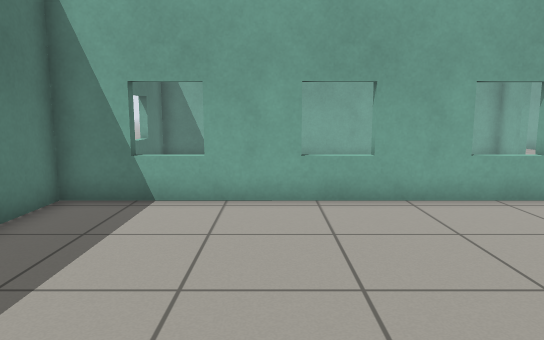
[1] (above)

24 first-person views from a walk through a world built for the Gazebo simulator. The camera is 0.94 m above the floor, tilts 8° down and sees 70° across. The floor is counted in squares, 0.5 m on a side. Each view is taken from the middle of a square. On the plan, view 1 faces up. The plan holds only what a view shows up to about 19 squares ahead; the rest is blank. The place goes on beyond the plan. Gazebo's built-in surfaces are drawn with simple patterns.

[2]
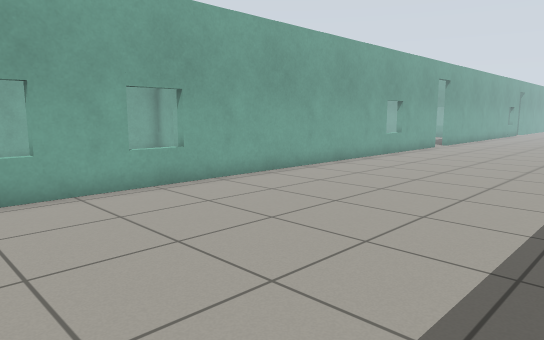

[3]
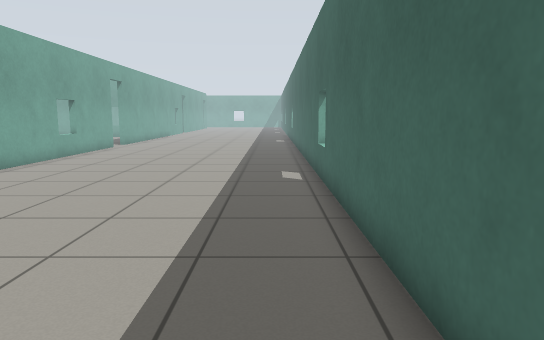

[4]
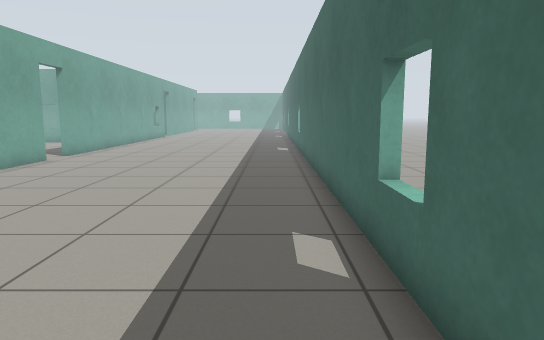

[5]
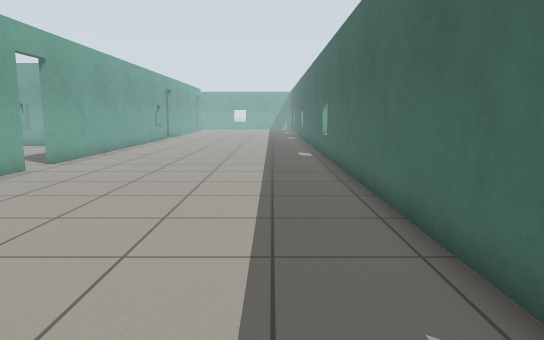

[6]
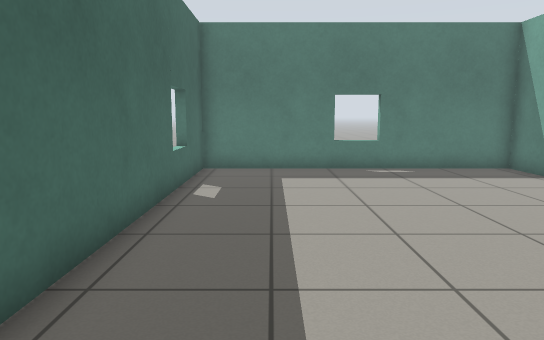

[7]
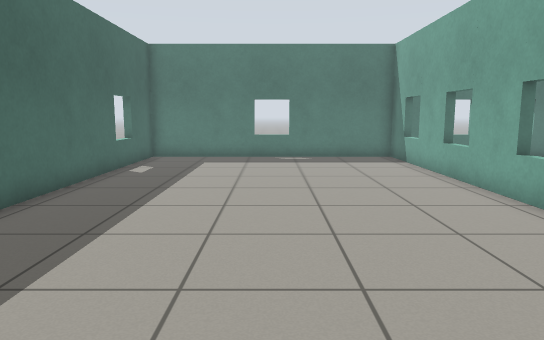

[8]
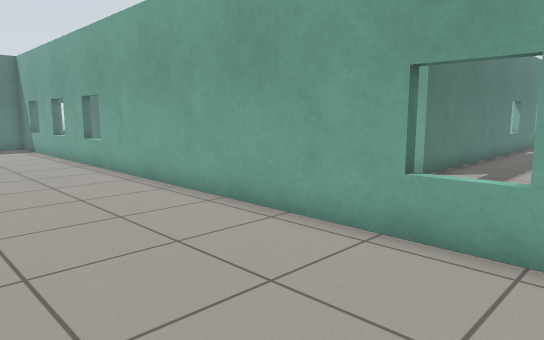

[9]
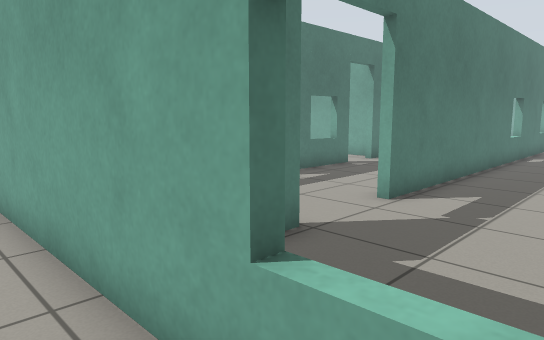

[10]
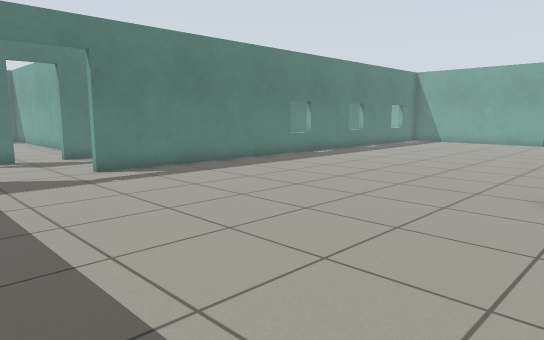

[11]
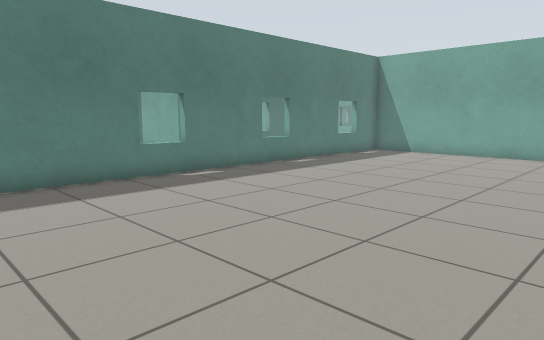

[12]
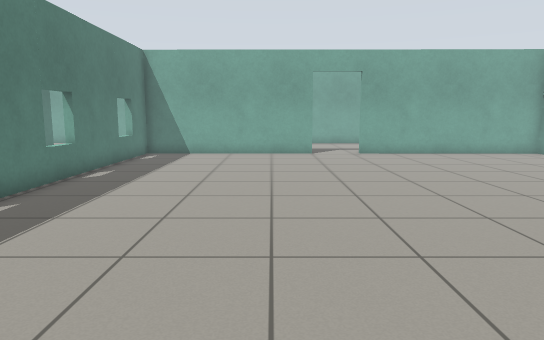

[13]
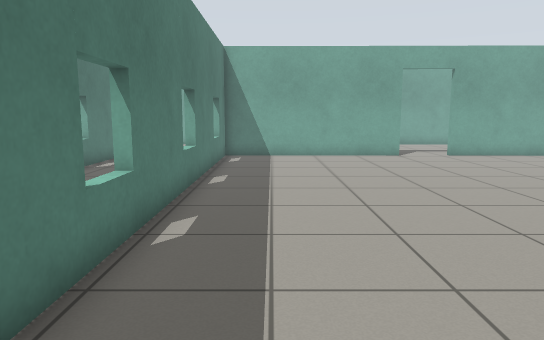

[14]
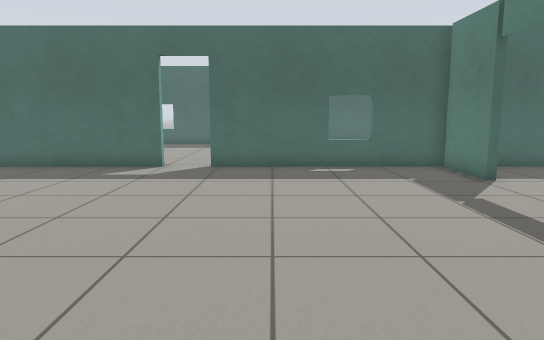

[15]
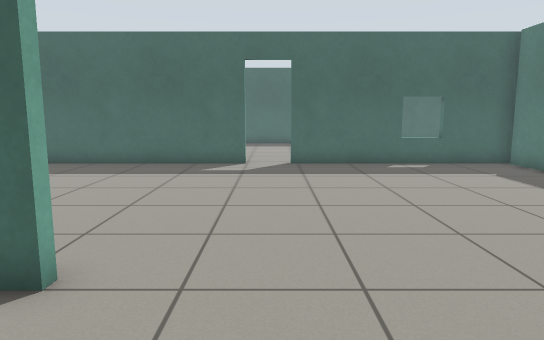

[16]
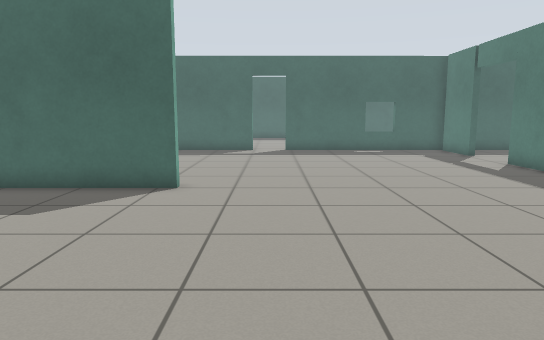

[17]
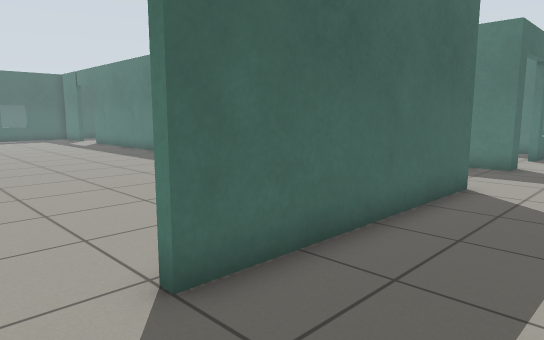

[18]
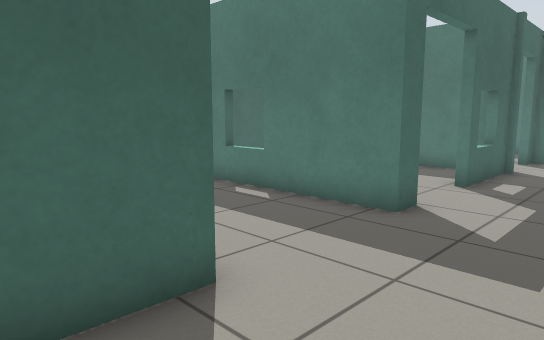

[19]
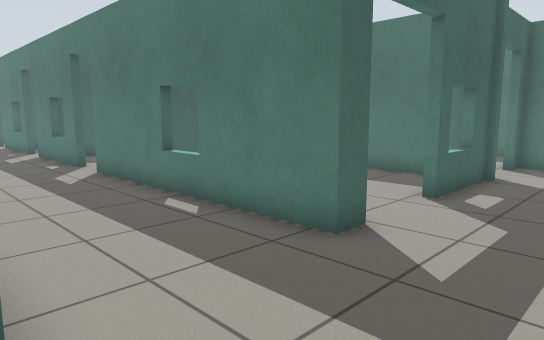

[20]
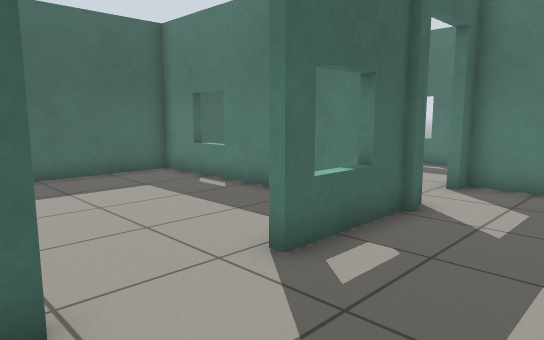

[21]
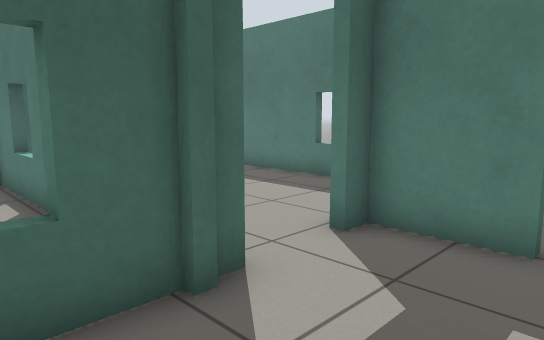

[22]
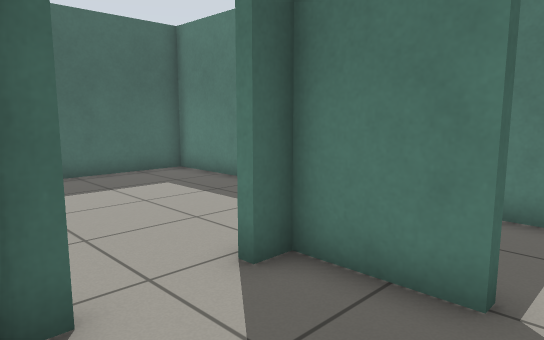

[23]
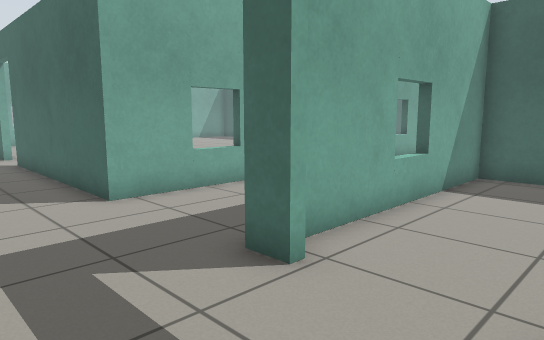

[24]
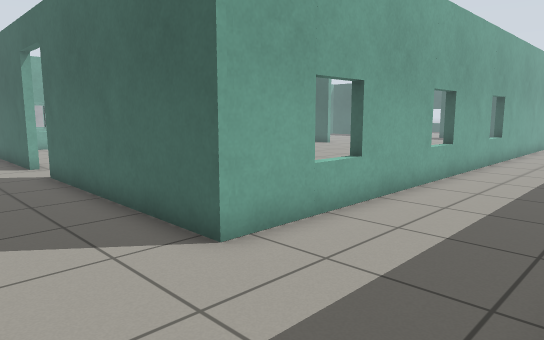

### Floor plan
Points are (right, up) in squares from view 1. A wall is a line through its corners. A room is listed if a view was taken in it or the views show most of it. See-through windows are left out.
Room 1 (views 1, 2, 3, 4, 5, 6, 7, 8, 9)
walls: (23.3, 8.5) (-4.7, 8.4) (-4.7, -2.5) (29.1, -2.5); (29.4, 8.5) (25.1, 8.5)
ways out: open door at (24.5, 9) to room 2
Room 2 (views 10, 11, 12, 13, 14, 15, 16)
walls: (26.5, 19.6) (26.5, 20) (29.5, 20); (14.8, 11.9) (14.8, 8.8) (23.3, 8.8); (23.1, 38.2) (14.8, 38.3) (14.8, 14.9); (25.1, 8.8) (29.6, 8.8); (29.6, 38.2) (25.3, 38.2)
ways out: open door at (24.5, 9) to room 1; open door at (15, 13.5) to room 3; open door at (24, 38) to room 3
Room 3 (views 17, 18, 19, 20, 21, 22, 23, 24)
walls: (9.1, 38.5) (10, 38.5) (10.1, 28.7); (9.7, 27) (10.1, 27) (10.1, 22.1) (9.7, 22.1); (1.9, 38.6) (6.2, 38.6); (9.7, 20.3) (10.1, 20.3) (10.1, 15.4); (25.4, 38.5) (29.6, 38.5); (14.5, 19) (14.5, 38.5) (23.1, 38.5); (-0.9, 41) (-0.9, 38.6) (-0.2, 38.6); (10.1, 13.7) (10.1, 13.1); (10.9, 8.8) (12.7, 8.8)
ways out: open door at (15, 13.5) to room 2; open door at (24, 38) to room 2; open door at (8, 38) to room 4; opening at (10, 21.5); opening at (10, 27.5); open door at (-1, 41.5); open door at (1, 38)
Room 4 (no view inside)
walls: (2.8, 37.9) (2.8, 29.5) (9.8, 29.5) (9.7, 37.6)
ways out: open door at (8, 38) to room 3

Positions as (right, up) in squares from view 1, and headings:
1: (0, 0), facing up
2: (0, -1), facing up-right
3: (0, -1), facing right
4: (7, -1), facing right
5: (10, 0), facing right
6: (9, 0), facing left
7: (13, 3), facing left
8: (20, 3), facing up-left
9: (19, 7), facing up-left
10: (28, 10), facing up-left
11: (26, 19), facing up-left
12: (21, 19), facing up
13: (17, 20), facing up
14: (21, 23), facing down
15: (24, 24), facing down
16: (24, 30), facing down
17: (25, 42), facing down-left
18: (17, 42), facing down-left
19: (15, 42), facing down-left
20: (10, 42), facing down-left
21: (5, 42), facing down-left
22: (3, 42), facing down-left
23: (6, 42), facing down-right
24: (10, 42), facing down-right
